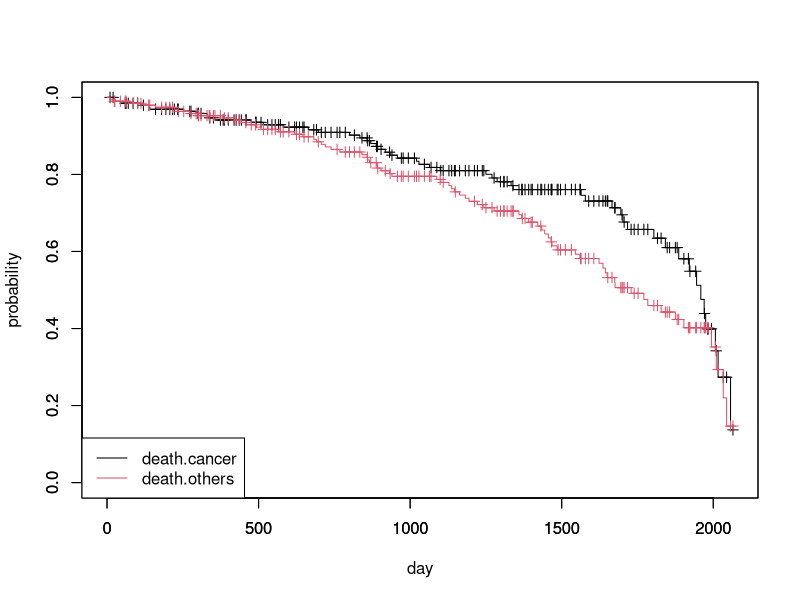
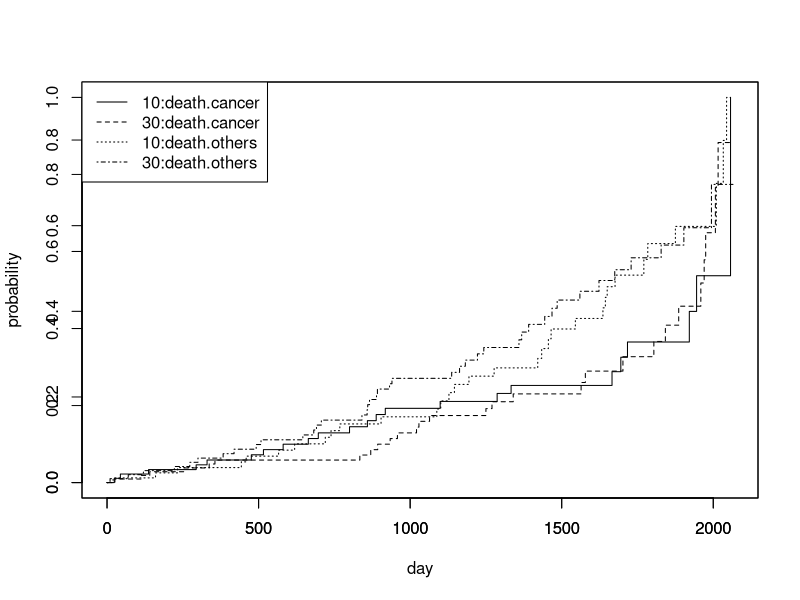
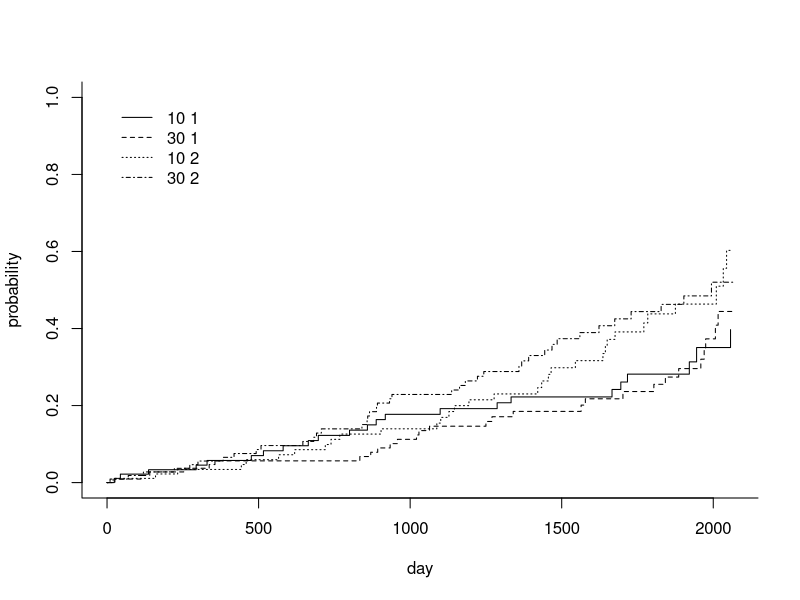

Source code (R) for these figures, in order:
library(survival)
library(cmprsk)

#データの読み込み
cancer_data <- read.csv("cancer_data.csv", header=T)

#エンドポイントと競合リスクの設定
cancer <- cancer_data
others <- cancer_data
cancer$status <- ifelse(cancer$status==1, 1, 0)
others$status <- ifelse(others$status==2, 1, 0)

#Kaplan-Meier推定
km_cancer <- survfit(Surv(time, status)~1, data=cancer)
km_others <- survfit(Surv(time, status)~1, data=others)

#Kaplan-Meier曲線の描画
dev.new(width=5, height=5)
plot(km_cancer ,xlab="day", ylab="probability", xlim=c(0, 2065), ylim=c(0,1), conf.int=F, mark.time=T)
par(new=T)
plot(km_others, col=2, conf.int=F, mark.time=T)
legend("bottomleft", paste(c("death.cancer", "death.others")), lty=1, col=1:2)

#累積発生割合(K-M法)
km_cancer <- cuminc(ftime=cancer$time, fstatus=cancer$status, cencode=0)
km_others<- cuminc(ftime=others$time, fstatus=others$status, cencode=0)
result_cancer <- timepoints(km_cancer, cancer$time)
result_others <- timepoints(km_others, others$time)
est_cancer <- result_cancer$"est"
est_others <- result_others$"est"

#Kaplan-Meier推定の表
km_table <- data.frame(time=c(0, cancer_data$time), at_risk=c(200, seq(200,1,-1)), death.cancer=c("-", cancer$status), death.others=c("-", others$status), eventFree_1=c(1, 1-est_cancer), eventFree_2=c(1, 1-est_others))

#累積発生割合(CIF)
cif <- cuminc(ftime=cancer_data$time, cancer_data$status)
result <- timepoints(cif, cancer$time)
est <- result$"est"
est_cancer <- est[1,]
est_others <- est[2, ]

#累積発生割合(CIF)の表
cif_table <- data.frame(time=c(0, cancer_data$time), at_risk=c(200, seq(200,1,-1)), death.cancer=c("-", cancer$status), death.others=c("-", others$status), CI_cancer=c(0, est_cancer), CI_others=c(0, est_others), total=c(0, est_cancer+est_others))

#========群間の検定==========
#Log-rank検定
logrank_cancer <- survdiff(Surv(time, status==1)~invasion, data=cancer_data)
logrank_others <- survdiff(Surv(time, status==2)~invasion, data=cancer_data)

#群間における累積発生割合の描画(Log-rank)
logrank_cancer_km <- survfit(Surv(time, status==1)~invasion, data=cancer_data)
logrank_others_km <- survfit(Surv(time, status==2)~invasion, dat=cancer_data)
dev.new(width=5, height=5)
plot(logrank_cancer_km, xlab="", ylab="", fun="event", lty=1:2)
par(new=T)
plot(logrank_others_km, xlab="day", ylab="probability", fun="event", lty=3:4)
legend("topleft", paste(c("10:death.cancer", "30:death.cancer", "10:death.others", "30:death.others")), lty=1:4, col=1)

#Gray検定
gray_test <- cuminc(ftime=cancer_data$time, fstatus=cancer_data$status, group=cancer_data$invasion)

#群間における累積発生割合の描画(Gray)
gray_graph <- cuminc(ftime=cancer_data$time, fstatus=cancer_data$status, group=cancer_data$invasion)
dev.new(width=5, height=5)
plot(gray_graph, xlab="day", ylab="probability")
